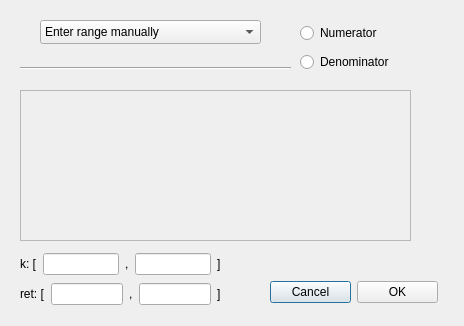
<?xml version="1.0" encoding="UTF-8"?>
<ui version="4.0">
 <class>UncertaintyDialog</class>
 <widget class="QDialog" name="UncertaintyDialog">
  <property name="windowModality">
   <enum>Qt::WindowModal</enum>
  </property>
  <property name="geometry">
   <rect>
    <x>0</x>
    <y>0</y>
    <width>464</width>
    <height>326</height>
   </rect>
  </property>
  <property name="windowTitle">
   <string>Dialog</string>
  </property>
  <widget class="QComboBox" name="elegirforma">
   <property name="geometry">
    <rect>
     <x>40</x>
     <y>20</y>
     <width>221</width>
     <height>24</height>
    </rect>
   </property>
   <item>
    <property name="text">
     <string>Enter range manually</string>
    </property>
   </item>
  </widget>
  <widget class="QStackedWidget" name="numdeno">
   <property name="geometry">
    <rect>
     <x>20</x>
     <y>80</y>
     <width>401</width>
     <height>191</height>
    </rect>
   </property>
   <property name="currentIndex">
    <number>0</number>
   </property>
   <widget class="QWidget" name="pagenume">
    <widget class="QScrollArea" name="boxNume">
     <property name="geometry">
      <rect>
       <x>0</x>
       <y>10</y>
       <width>391</width>
       <height>151</height>
      </rect>
     </property>
     <property name="widgetResizable">
      <bool>true</bool>
     </property>
     <widget class="QWidget" name="areaScrollnume">
      <property name="geometry">
       <rect>
        <x>0</x>
        <y>0</y>
        <width>389</width>
        <height>149</height>
       </rect>
      </property>
     </widget>
    </widget>
   </widget>
   <widget class="QWidget" name="pagedeno">
    <widget class="QScrollArea" name="boxDeno">
     <property name="geometry">
      <rect>
       <x>0</x>
       <y>10</y>
       <width>391</width>
       <height>151</height>
      </rect>
     </property>
     <property name="widgetResizable">
      <bool>true</bool>
     </property>
     <widget class="QWidget" name="areaScrolldeno">
      <property name="geometry">
       <rect>
        <x>0</x>
        <y>0</y>
        <width>389</width>
        <height>149</height>
       </rect>
      </property>
     </widget>
    </widget>
   </widget>
  </widget>
  <widget class="QWidget" name="layoutWidget">
   <property name="geometry">
    <rect>
     <x>300</x>
     <y>20</y>
     <width>121</width>
     <height>56</height>
    </rect>
   </property>
   <layout class="QVBoxLayout" name="verticalLayout">
    <item>
     <widget class="QRadioButton" name="numerador">
      <property name="text">
       <string>Numerator</string>
      </property>
     </widget>
    </item>
    <item>
     <widget class="QRadioButton" name="denominador">
      <property name="text">
       <string>Denominator</string>
      </property>
     </widget>
    </item>
   </layout>
  </widget>
  <widget class="QWidget" name="layoutWidget1">
   <property name="geometry">
    <rect>
     <x>20</x>
     <y>250</y>
     <width>201</width>
     <height>28</height>
    </rect>
   </property>
   <layout class="QHBoxLayout" name="horizontalLayout">
    <item>
     <widget class="QLabel" name="label">
      <property name="text">
       <string>k: [</string>
      </property>
     </widget>
    </item>
    <item>
     <widget class="QLineEdit" name="rInicioK"/>
    </item>
    <item>
     <widget class="QLabel" name="label_2">
      <property name="text">
       <string>,</string>
      </property>
     </widget>
    </item>
    <item>
     <widget class="QLineEdit" name="rFinK"/>
    </item>
    <item>
     <widget class="QLabel" name="label_3">
      <property name="text">
       <string>]</string>
      </property>
     </widget>
    </item>
   </layout>
  </widget>
  <widget class="QWidget" name="layoutWidget_2">
   <property name="geometry">
    <rect>
     <x>20</x>
     <y>280</y>
     <width>201</width>
     <height>28</height>
    </rect>
   </property>
   <layout class="QHBoxLayout" name="horizontalLayout_2">
    <item>
     <widget class="QLabel" name="label_4">
      <property name="text">
       <string>ret: [</string>
      </property>
     </widget>
    </item>
    <item>
     <widget class="QLineEdit" name="rInicioRet"/>
    </item>
    <item>
     <widget class="QLabel" name="label_5">
      <property name="text">
       <string>,</string>
      </property>
     </widget>
    </item>
    <item>
     <widget class="QLineEdit" name="rFinRet"/>
    </item>
    <item>
     <widget class="QLabel" name="label_6">
      <property name="text">
       <string>]</string>
      </property>
     </widget>
    </item>
   </layout>
  </widget>
  <widget class="Line" name="line">
   <property name="geometry">
    <rect>
     <x>20</x>
     <y>60</y>
     <width>271</width>
     <height>16</height>
    </rect>
   </property>
   <property name="orientation">
    <enum>Qt::Horizontal</enum>
   </property>
  </widget>
  <widget class="QWidget" name="">
   <property name="geometry">
    <rect>
     <x>270</x>
     <y>280</y>
     <width>168</width>
     <height>25</height>
    </rect>
   </property>
   <layout class="QHBoxLayout" name="horizontalLayout_3">
    <item>
     <widget class="QPushButton" name="cancelar">
      <property name="text">
       <string>Cancel</string>
      </property>
     </widget>
    </item>
    <item>
     <widget class="QPushButton" name="aceptar">
      <property name="text">
       <string>OK</string>
      </property>
     </widget>
    </item>
   </layout>
  </widget>
 </widget>
 <resources/>
 <connections/>
</ui>
